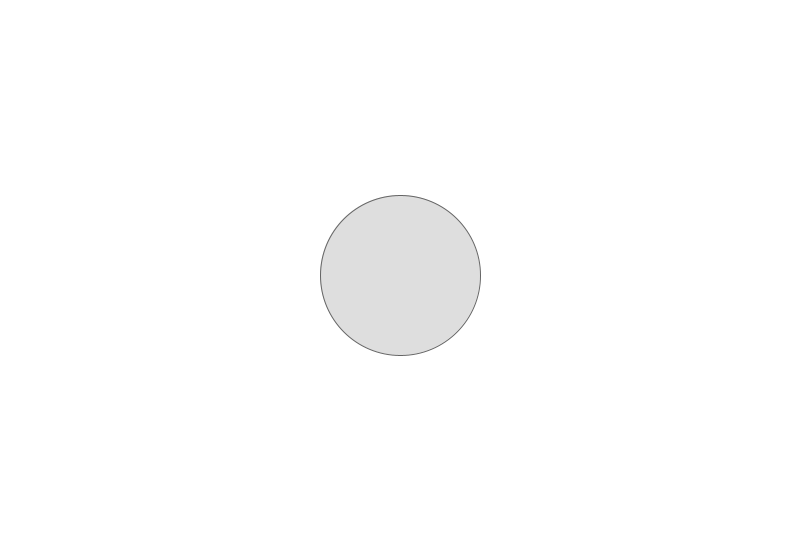
Frame 1 (no input)
Frame 60 (the mouse pressed at the canvas centre just before this capture): identical to frame 1, image omitted
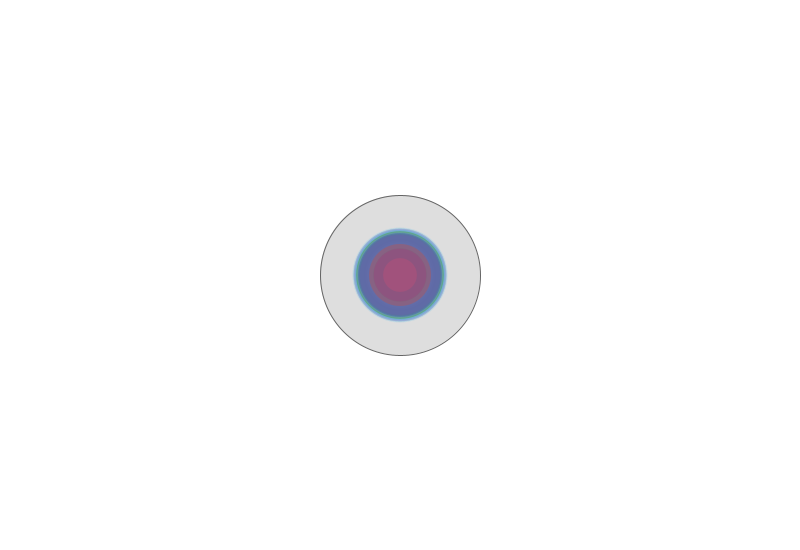
Frame 120 (the mouse held since frame 60 and released just before this capture)

The Processing sketch that drew these frames (run headless with seeded random() and noise(); from frame 60 on, the mouse is pressed at the canvas centre):

// Processing sketch: GravitationalAttraction
// ── GravitationalAttraction.pde
Attractor a;
ArrayList<Mover> movers;
void setup() {
  size(800, 550);
  background(255);
  a = new Attractor(width/2, height/2, 10);
  movers = new ArrayList<Mover>();
}

void draw() {
  background(255);
  a.display();
  
  if (movers.size() > 80) {
    movers.subList(0, 1).clear();
  }
  
  if (mousePressed) {
    Mover m = new Mover(mouseX, mouseY, random(2, 6));
    movers.add(m);
  }
  
  for (Mover m : movers) {
    m.applyForce(a.attract(m));
    m.update();
    m.display();
  }
}

// ── Attractor.pde
class Attractor {
  PVector location;
  float mass;
  float G;
  
  Attractor(float x_, float y_, float mass_) {
    location = new PVector(x_, y_);
    mass = mass_;
    G = 0.4;
  }
  
  void display() {
    stroke(100);
    fill(150, 80);
    ellipse(location.x, location.y, mass*16, mass*16);
  }
  
  PVector attract(Mover m) {
    PVector force = PVector.sub(location, m.location);
    float distance = force.mag();
    distance = constrain(distance, 5.0, 25.0);
    force.normalize();
    
    float strength = (G * mass * m.mass) / (distance * distance);
    force.mult(strength);
    
    return force;
  }
}

// ── Mover.pde
class Mover {
  PVector location;
  PVector velocity;
  PVector acceleration;
  float mass;
  float r, g, b;
  
  Mover(float x_, float y_, float mass_) {
    location = new PVector(x_, y_);
    velocity = new PVector(0, 0);
    acceleration = new PVector(0, 0);
    r = random(255);
    g = random(255);
    b = random(255);
    mass = mass_;
  }
  
  void update() {
    velocity.add(acceleration);
    location.add(velocity);
    acceleration.mult(0);
  }
  
  void display() {
    noStroke();
    fill(r, g, b, 80);
    ellipse(location.x, location.y, mass*16, mass*16);
  }
  
  void applyForce(PVector force) {
    PVector f = force.copy();
    f.mult(mass);
    acceleration.add(f);
  }
}
